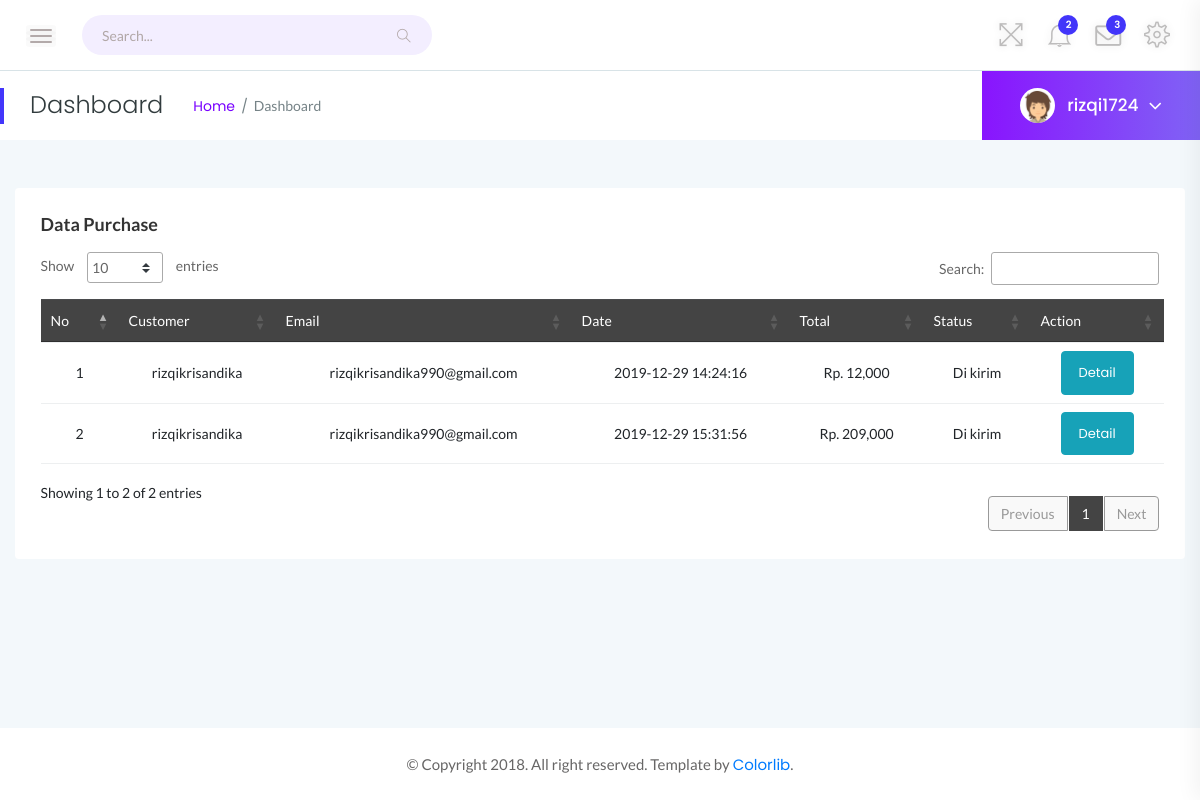
/ls/index.php?page=purchase (signed in), run on an earlier commit of the app's database.
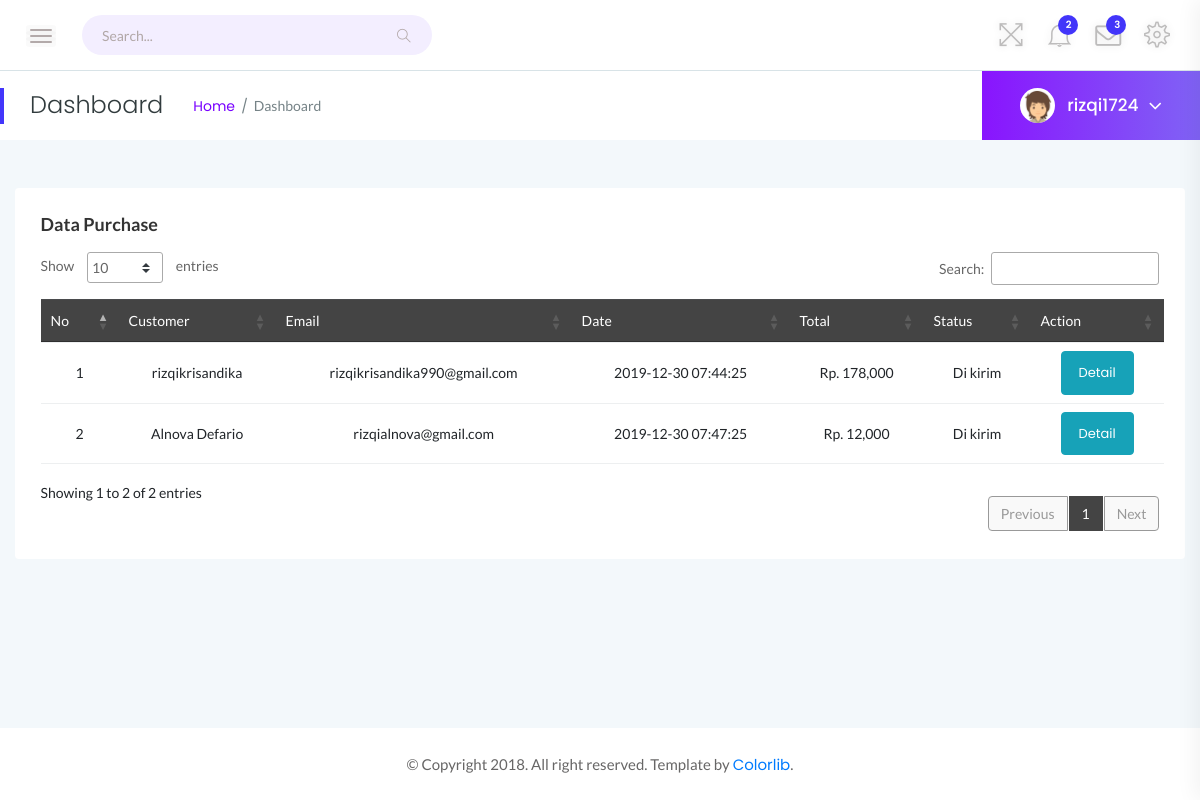
And on a later commit of the database.
### tables this page shows
CREATE TABLE `pembelian` (
  `id_pembelian` int(11) NOT NULL,
  `id_pelanggan` int(11) NOT NULL,
  `id_toko` int(11) NOT NULL,
  `tanggal_pembelian` timestamp NOT NULL DEFAULT current_timestamp(),
  `total_pembelian` int(11) NOT NULL,
  `status_pembelian` varchar(20) NOT NULL DEFAULT 'Diproses',
  `alamat` varchar(255) DEFAULT NULL
);

CREATE TABLE `pelanggan` (
  `id_pelanggan` int(11) NOT NULL,
  `nama` varchar(255) NOT NULL,
  `email` varchar(255) NOT NULL,
  `password` varchar(255) NOT NULL,
  `nohp` varchar(12) NOT NULL,
  `alamat` varchar(100) DEFAULT NULL,
  `gambar` varchar(255) DEFAULT NULL,
  `tanggal_daftar` datetime NOT NULL DEFAULT current_timestamp()
);

### ls/index.php (called while the page is built)
<?php
	include "content/index.php";
?>

### ls/layout/purchase.php (the view, shortened to what this page needs)
<!doctype html>
<html class="no-js" lang="en">
<body>
            <div class="main-content-inner">
                <div class="row">
                    <div class="col-12 mt-5">
                        <div class="card">
                            <div class="card-body">
                                <h4 class="header-title">Data Purchase</h4>
                                <div class="data-tables datatable-dark">
                                    <table id="dataTable3" class="text-center">
                                        <thead class="text-capitalize">
                                            <tr>
                                            <td>No</td>
                                            <td>Customer</td>
                                            <td>Email</td>
                                            <td>Date</td>
                                            <td>Total</td>
                                            <td>Status</td>
                                            <td>Action</td>
                                            </tr>
                                        </thead>
                                        <tbody>
                                        <?php
                                            $db = mysqli_query($koneksi,"select * from pembelian join pelanggan on pembelian.id_pelanggan=pelanggan.id_pelanggan");
                                            $mulai = 0;
                                            $no =$mulai+1;
                                            while ($pembelian = mysqli_fetch_assoc($db)) { ?>
                                                <tr>
                                                    <td><?php echo $no++ ?></td>
                                                    <td><?php echo $pembelian['nama'];?></td>
                                                    <td><?php echo $pembelian['email'];?></td>
                                                    <td><?php echo $pembelian['tanggal_pembelian'];?></td>
                                                    <td>Rp. <?php echo number_format($pembelian['total_pembelian']);?></td>
                                                    <td><?php echo $pembelian['status_pembelian'];?></td>
                                                    <td>
                                                    <?php if($pembelian['status_pembelian']=="Verifikasi"): ?>
                                                        <a href="index.php?page=detailpurchase&id=<?php echo $pembelian['id_pembelian'];?>" class="btn btn-info">Detail</a>
                                                        <a href="index.php?page=purchase-payment&id=<?php echo $pembelian['id_pembelian'];?>" class="btn btn-success">Payment</a>
                                                    <?php else: ?>
                                                        <a href="index.php?page=detailpurchase&id=<?php echo $pembelian['id_pembelian'];?>" class="btn btn-info">Detail</a>
                                                    <?php endif ?>
                                                    </td>
                                                </tr>
                                            <?php } ?>
                                        </tbody>
                                    </table>
                                </div>
                            </div>
                        </div>
                    </div>
                </div>
            </div>
        </div>
        <footer>
            <div class="footer-area">
                <p>© Copyright 2018. All right reserved. Template by <a href="https://colorlib.com/wp/">Colorlib</a>.</p>
            </div>
        </footer>
    </div>
</body>
</html>

What changed in the data, as far as the page shows it:
changed pembelian "rizqikrisandika": tanggal_pembelian "2019-12-29 14:24:16" → "2019-12-30 07:44:25"; total_pembelian "12,000" → "178,000"
changed pembelian: id_pelanggan.nama "rizqikrisandika" → "Alnova Defario"; id_pelanggan.email "rizqikrisandika990@gmail.com" → "rizqialnova@gmail.com"; tanggal_pembelian "2019-12-29 15:31:56" → "2019-12-30 07:47:25"; total_pembelian "209,000" → "12,000"
